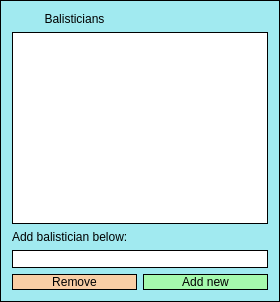
             <widget class="QFrame" name="frame_5">
              <property name="sizePolicy">
               <sizepolicy hsizetype="Preferred" vsizetype="Preferred">
                <horstretch>0</horstretch>
                <verstretch>0</verstretch>
               </sizepolicy>
              </property>
              <property name="minimumSize">
               <size>
                <width>210</width>
                <height>300</height>
               </size>
              </property>
              <property name="styleSheet">
               <string notr="true">border: 1px solid;background-color: #A1EAF0;</string>
              </property>
              <property name="frameShape">
               <enum>QFrame::StyledPanel</enum>
              </property>
              <property name="frameShadow">
               <enum>QFrame::Raised</enum>
              </property>
              <layout class="QGridLayout" name="gridLayout_11">
               <item row="0" column="0">
                <widget class="QLabel" name="label_36">
                 <property name="styleSheet">
                  <string notr="true">border: None</string>
                 </property>
                 <property name="text">
                  <string>Balisticians</string>
                 </property>
                 <property name="alignment">
                  <set>Qt::AlignCenter</set>
                 </property>
                </widget>
               </item>
               <item row="1" column="0" colspan="2">
                <widget class="QListWidget" name="listWidget">
                 <property name="styleSheet">
                  <string notr="true">background-color: white;</string>
                 </property>
                </widget>
               </item>
               <item row="2" column="0" colspan="2">
                <widget class="QLabel" name="label_37">
                 <property name="styleSheet">
                  <string notr="true">Border: none</string>
                 </property>
                 <property name="text">
                  <string>Add balistician below:</string>
                 </property>
                </widget>
               </item>
               <item row="3" column="0" colspan="2">
                <widget class="QLineEdit" name="lineEdit">
                 <property name="styleSheet">
                  <string notr="true">background-color: white;</string>
                 </property>
                </widget>
               </item>
               <item row="4" column="0">
                <widget class="QPushButton" name="pushButton">
                 <property name="styleSheet">
                  <string notr="true">background-color: #F9CEA5;</string>
                 </property>
                 <property name="text">
                  <string>Remove</string>
                 </property>
                </widget>
               </item>
               <item row="4" column="1">
                <widget class="QPushButton" name="pushButton_2">
                 <property name="styleSheet">
                  <string notr="true">background-color: #A5F9AD ;</string>
                 </property>
                 <property name="text">
                  <string>Add new</string>
                 </property>
                </widget>
               </item>
              </layout>
             </widget>
